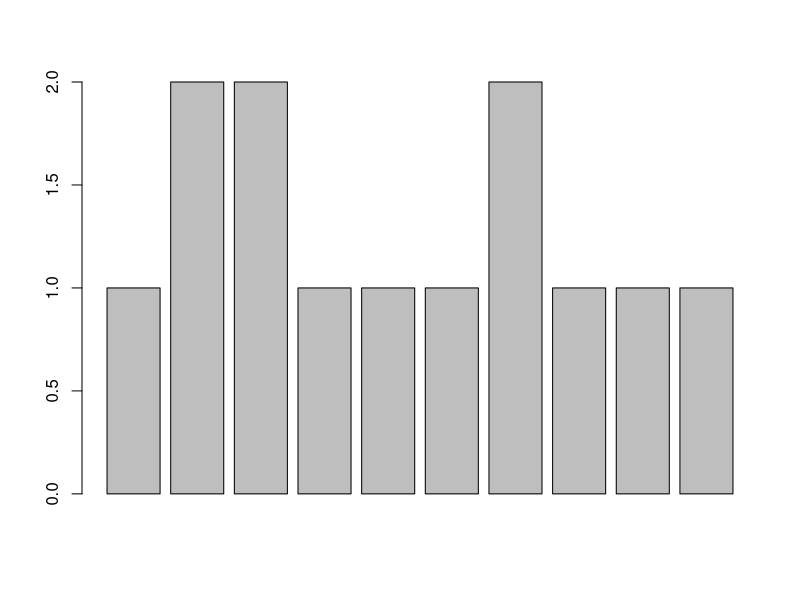
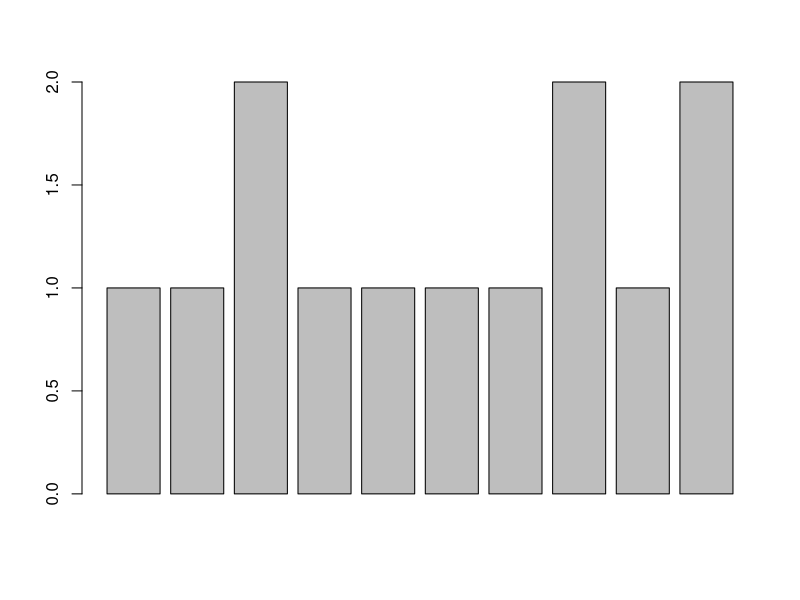
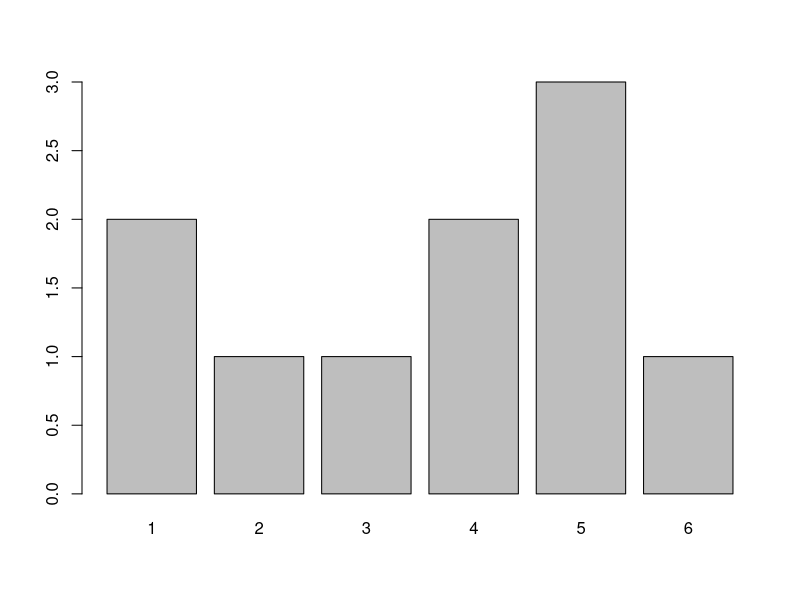

Write the R code that produced these figures, in order. (Note: this script raises an error after producing the figures.)
moneda <- 1:2
probmoneda <-rep(0.5, 2)
sim <- sample(moneda, 10, prob = probmoneda, replace=TRUE)
t1 <- table(sim)
prop.table(t1) * 100
# (sim/sum(sim) )* 100
barplot(sim)
sim2 <- sample(moneda, size=10000, prob = probmoneda, replace = TRUE)

t2 <- table(sim2)
prop.table(t2)

# Suponiendo que la moneda tiene 0.7 de prob de caer un lado, 
# simular 10 lanzamientos y luego 1000000

probmoneda <- c(0.7, 0.3)
sim3 <- sample(moneda, 10, prob=probmoneda, replace = TRUE)
t3 <- table(sim3)
prop.table(t3)*100
barplot(sim3)

sim4 <- sample(moneda, 1000000, prob=probmoneda, replace = TRUE)
t4 <- table(sim4)
prop.table(t4)*100

dado <- 1:6
probdado <- rep(1/6, 6)

simdado <- sample(dado, 10, prob=probdado, replace = TRUE)
d1 <- table(simdado)
prop.table(d1)
barplot(d1)


# install.packages('prob')

# lanzamiento de dos monedas

# c1 <- c(c(1,1), c(1,2), c(2,1), c(2,2))
c11 <- c(1,1)
c12 <- c(1,2)
c21 <- c(2,1)
c22 <- c(2,2)

tosscoin(2)
